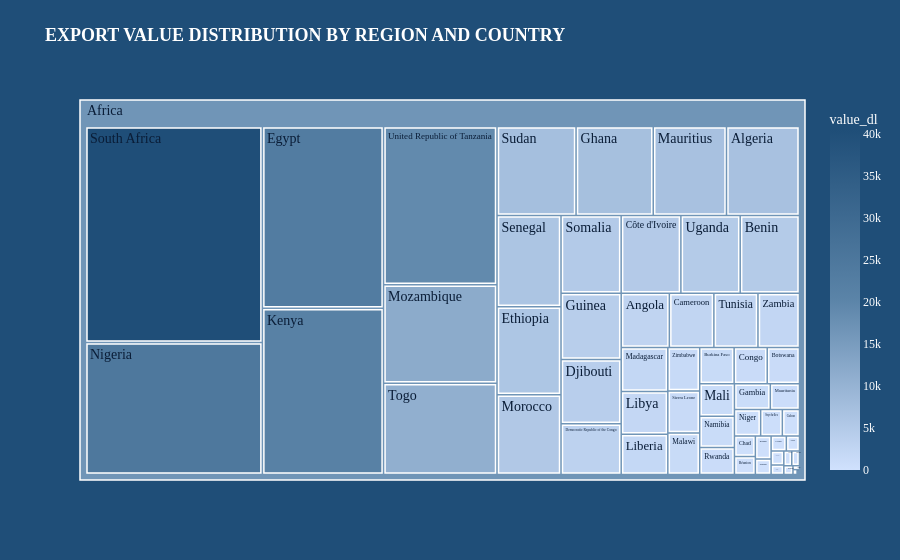

The code cell stored with this chart in its notebook:
### Markdown cell above
<div style="
    background-color:white;
    padding:20px;
    border-radius:15px;
">
    <h1 style="
        font-size:24px;
        color:#1f4e78;
        text-align:left;
        margin:0;
        padding-left:10px;
    ">
       EXPORT VALUE DISTRIBUTION BY REGION AND COUNTRY
    </h1>
</div>

### Code cell
fig = px.treemap(
    regional_export_summary,
    path=['region_name', 'country_name'],
    values='value_dl',
    title='Export Value Distribution by Region and Country',
    color='value_dl',
    color_continuous_scale=["#D0E1FD", "#5B84A8", "#1F4E78"] # Light blue to Bahama Blue
)

fig.update_layout(
    paper_bgcolor="#1F4E78",
    plot_bgcolor="#1F4E78",
    
    title={
        'text': "<b>EXPORT VALUE DISTRIBUTION BY REGION AND COUNTRY</b>",
        'y': 0.95,
        'x': 0.05,
        'xanchor': 'left',
        'yanchor': 'top',
        'font': {
            'family': "Times New Roman",
            'size': 18,
            'color': "white"
        }
    },
    
    coloraxis_colorbar=dict(
        title=dict(font=dict(family="Times New Roman", color="white")),
        tickfont=dict(family="Times New Roman", color="white")))
 
fig.update_traces(
    textfont=dict(family="Times New Roman", size=14, color="#0A1D37"),
    marker=dict(line=dict(color="white", width=1.5)))

fig.show()

### Figure 1 — Plotly figure (JSON) as saved in the notebook; plotly's stock layout.template omitted (floating-point values rounded to 4 significant figures)
{"data": [{"branchvalues": "total", "customdata": [[6870.0], [2766.0], [4880.0], [1237.0], [0.2112], [1318.0], [382.3], [21.14], [2559.0], [189.6], [456.4], [207.9], [1268.0], [4916.0], [3235.0], [4090.0], [23320.0], [124.0], [85.37], [258.7], [5958.0], [0.06], [481.8], [975.7], [7265.0], [4217.0], [127.7], [21300.0], [241.0], [1987.0], [2109.0], [2167.0], [1401.0], [1192.0], [792.9], [6894.0], [27.22], [5399.0], [11820.0], [1151.0], [736.3], [24720.0], [991.3], [396.6], [0.02949], [0.867], [11.41], [6188.0], [609.3], [1413.0], [4949.0], [40400.0], [120.6], [7440.0], [10960.0], [2533.0], [4880.0], [18990.0], [2386.0], [1471.0], [16610.0]], "domain": {"x": [0, 1], "y": [0, 1]}, "hovertemplate": "labels=%{label}<br>value_dl_sum=%{value}<br>parent=%{parent}<br>id=%{id}<br>value_dl=%{color}<extra></extra>", "ids": ["Africa/Algeria", "Africa/Angola", "Africa/Benin", "Africa/Botswana", "Africa/British Indian Ocean Territory", "Africa/Burkina Faso", "Africa/Burundi", "Africa/Cabo Verde", "Africa/Cameroon", "Africa/Central African Republic", "Africa/Chad", "Africa/Comoros", "Africa/Congo", "Africa/Côte d'Ivoire", "Africa/Democratic Republic of the Congo", "Africa/Djibouti", "Africa/Egypt", "Africa/Equatorial Guinea", "Africa/Eritrea", "Africa/Eswatini", "Africa/Ethiopia", "Africa/French Southern Territories", "Africa/Gabon", "Africa/Gambia", "Africa/Ghana", "Africa/Guinea", "Africa/Guinea-Bissau", "Africa/Kenya", "Africa/Lesotho", "Africa/Liberia", "Africa/Libya", "Africa/Madagascar", "Africa/Malawi", "Africa/Mali", "Africa/Mauritania", "Africa/Mauritius", "Africa/Mayotte", "Africa/Morocco", "Africa/Mozambique", "Africa/Namibia", "Africa/Niger", "Africa/Nigeria", "Africa/Rwanda", "Africa/Réunion", "Africa/Sahrawi Arab Democratic Republic", "Africa/Saint Helena, Ascension and Tristan da Cunha", "Africa/Sao Tomé and Principe", "Africa/Senegal", "Africa/Seychelles", "Africa/Sierra Leone", "Africa/Somalia", "Africa/South Africa", "Africa/South Sudan", "Africa/Sudan", "Africa/Togo", "Africa/Tunisia", "Africa/Uganda", "Africa/United Republic of Tanzania", "Africa/Zambia", "Africa/Zimbabwe", "Africa"], "labels": ["Algeria", "Angola", "Benin", "Botswana", "British Indian Ocean Territory", "Burkina Faso", "Burundi", "Cabo Verde", "Cameroon", "Central African Republic", "Chad", "Comoros", "Congo", "Côte d'Ivoire", "Democratic Republic of the Congo", "Djibouti", "Egypt", "Equatorial Guinea", "Eritrea", "Eswatini", "Ethiopia", "French Southern Territories", "Gabon", "Gambia", "Ghana", "Guinea", "Guinea-Bissau", "Kenya", "Lesotho", "Liberia", "Libya", "Madagascar", "Malawi", "Mali", "Mauritania", "Mauritius", "Mayotte", "Morocco", "Mozambique", "Namibia", "Niger", "Nigeria", "Rwanda", "Réunion", "Sahrawi Arab Democratic Republic", "Saint Helena, Ascension and Tristan da Cunha", "Sao Tomé and Principe", "Senegal", "Seychelles", "Sierra Leone", "Somalia", "South Africa", "South Sudan", "Sudan", "Togo", "Tunisia", "Uganda", "United Republic of Tanzania", "Zambia", "Zimbabwe", "Africa"], "marker": {"coloraxis": "coloraxis", "colors": [6870.0, 2766.0, 4880.0, 1237.0, 0.2112, 1318.0, 382.3, 21.14, 2559.0, 189.6, 456.4, 207.9, 1268.0, 4916.0, 3235.0, 4090.0, 23320.0, 124.0, 85.37, 258.7, 5958.0, 0.06, 481.8, 975.7, 7265.0, 4217.0, 127.7, 21300.0, 241.0, 1987.0, 2109.0, 2167.0, 1401.0, 1192.0, 792.9, 6894.0, 27.22, 5399.0, 11820.0, 1151.0, 736.3, 24720.0, 991.3, 396.6, 0.02949, 0.867, 11.41, 6188.0, 609.3, 1413.0, 4949.0, 40400.0, 120.6, 7440.0, 10960.0, 2533.0, 4880.0, 18990.0, 2386.0, 1471.0, 16610.0], "line": {"color": "white", "width": 1.5}}, "name": "", "parents": ["Africa", "Africa", "Africa", "Africa", "Africa", "Africa", "Africa", "Africa", "Africa", "Africa", "Africa", "Africa", "Africa", "Africa", "Africa", "Africa", "Africa", "Africa", "Africa", "Africa", "Africa", "Africa", "Africa", "Africa", "Africa", "Africa", "Africa", "Africa", "Africa", "Africa", "Africa", "Africa", "Africa", "Africa", "Africa", "Africa", "Africa", "Africa", "Africa", "Africa", "Africa", "Africa", "Africa", "Africa", "Africa", "Africa", "Africa", "Africa", "Africa", "Africa", "Africa", "Africa", "Africa", "Africa", "Africa", "Africa", "Africa", "Africa", "Africa", "Africa", ""], "textfont": {"color": "#0A1D37", "family": "Times New Roman", "size": 14}, "type": "treemap", "values": [6870.0, 2766.0, 4880.0, 1237.0, 0.2112, 1318.0, 382.3, 21.14, 2559.0, 189.6, 456.4, 207.9, 1268.0, 4916.0, 3235.0, 4090.0, 23320.0, 124.0, 85.37, 258.7, 5958.0, 0.06, 481.8, 975.7, 7265.0, 4217.0, 127.7, 21300.0, 241.0, 1987.0, 2109.0, 2167.0, 1401.0, 1192.0, 792.9, 6894.0, 27.22, 5399.0, 11820.0, 1151.0, 736.3, 24720.0, 991.3, 396.6, 0.02949, 0.867, 11.41, 6188.0, 609.3, 1413.0, 4949.0, 40400.0, 120.6, 7440.0, 10960.0, 2533.0, 4880.0, 18990.0, 2386.0, 1471.0, 262900.0]}], "layout": {"coloraxis": {"colorbar": {"tickfont": {"color": "white", "family": "Times New Roman"}, "title": {"font": {"color": "white", "family": "Times New Roman"}, "text": "value_dl"}}, "colorscale": [[0, "#D0E1FD"], [0.5, "#5B84A8"], [1, "#1F4E78"]]}, "legend": {"tracegroupgap": 0}, "paper_bgcolor": "#1F4E78", "plot_bgcolor": "#1F4E78", "title": {"font": {"color": "white", "family": "Times New Roman", "size": 18}, "text": "<b>EXPORT VALUE DISTRIBUTION BY REGION AND COUNTRY</b>", "x": 0.05, "xanchor": "left", "y": 0.95, "yanchor": "top"}}}
